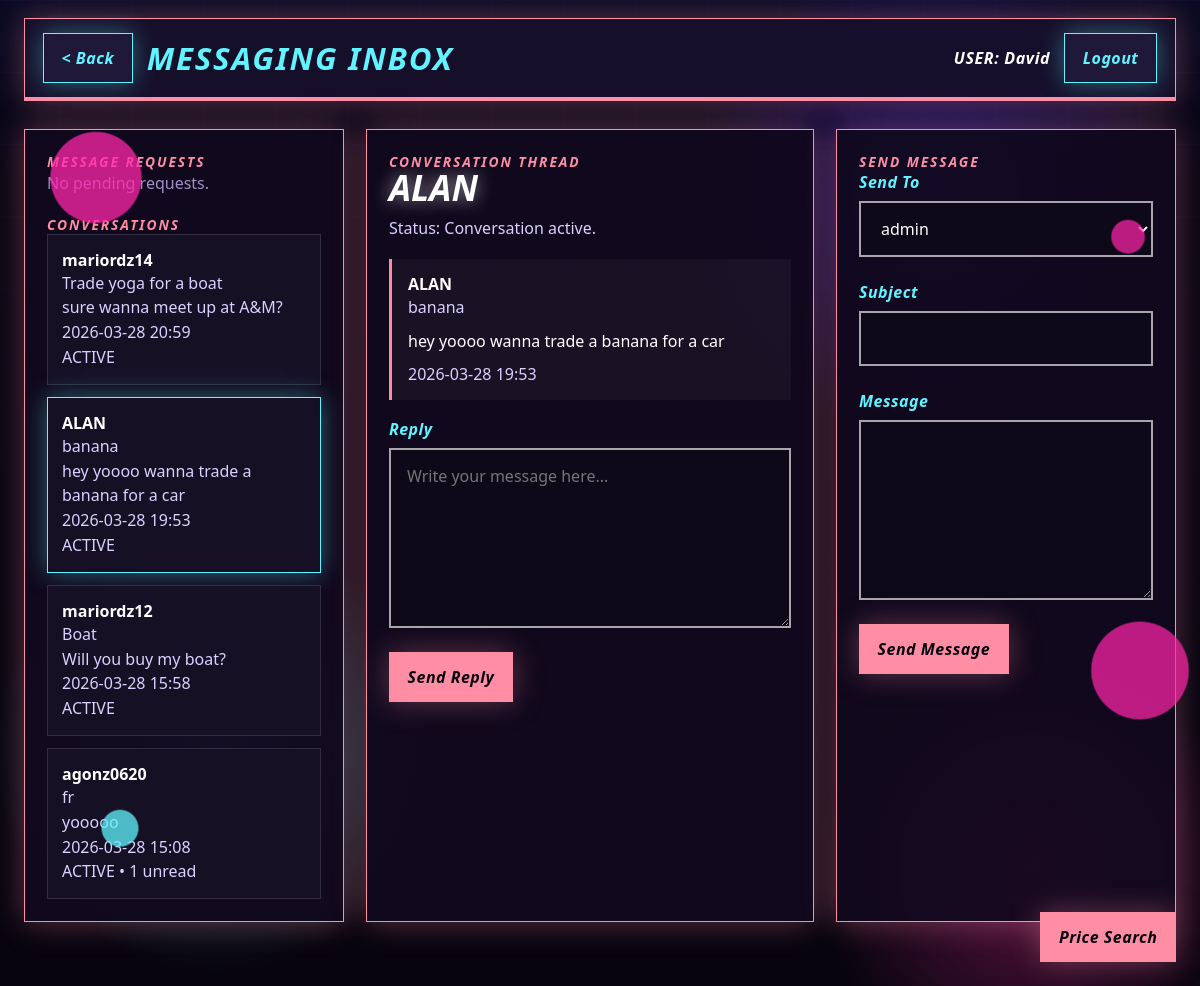
Screenshot of /inbox?conv=8 (signed in) with the database file from the repository.
### tables this page shows
CREATE TABLE messages (
            id INTEGER PRIMARY KEY AUTOINCREMENT,
            sender_id INTEGER NOT NULL,
            receiver_id INTEGER NOT NULL,
            subject TEXT NOT NULL,
            body TEXT NOT NULL,
            item_id INTEGER,
            created_at TEXT NOT NULL,
            is_read INTEGER NOT NULL DEFAULT 0, conversation_id INTEGER,
            FOREIGN KEY(sender_id) REFERENCES users(id),
            FOREIGN KEY(receiver_id) REFERENCES users(id),
            FOREIGN KEY(item_id) REFERENCES items(id)
        );

CREATE TABLE conversations (
            id INTEGER PRIMARY KEY AUTOINCREMENT,
            user_one_id INTEGER NOT NULL,
            user_two_id INTEGER NOT NULL,
            requested_by INTEGER NOT NULL,
            status TEXT NOT NULL DEFAULT 'pending',
            created_at TEXT NOT NULL,
            updated_at TEXT NOT NULL,
            UNIQUE(user_one_id, user_two_id),
            FOREIGN KEY(user_one_id) REFERENCES users(id),
            FOREIGN KEY(user_two_id) REFERENCES users(id),
            FOREIGN KEY(requested_by) REFERENCES users(id)
        );

CREATE TABLE users (
            id INTEGER PRIMARY KEY AUTOINCREMENT,
            username TEXT UNIQUE NOT NULL,
            password TEXT NOT NULL,
            created_at TEXT NOT NULL
        );

### web_app.py (the view, shortened to what this page needs)
@app.route("/inbox", methods=["GET", "POST"])
@login_required
def inbox():
    user_id = current_user_id()
    assert user_id is not None
    requests = get_message_requests(user_id)
    conversations = get_visible_conversations(user_id)
    selected_conversation_id = request.args.get("conv", type=int)
    if selected_conversation_id is None and conversations:
        selected_conversation_id = conversations[0][0]
    selected_meta = None
    selected_messages: list[tuple] = []
    if selected_conversation_id is not None:
        selected_meta, selected_messages = get_conversation_messages(user_id, selected_conversation_id)
        if selected_meta is not None:
            mark_conversation_read(user_id, selected_conversation_id)
    users = get_all_users_except(user_id)
    return render_template(
        "inbox.html",
        requests=requests,
        conversations=conversations,
        selected_conversation_id=selected_conversation_id,
        selected_meta=selected_meta,
        selected_messages=selected_messages,
        users=users,
        current_user_id=user_id,
        format_timestamp=format_timestamp,
    )

### main.py (called while the page is built)
def get_db_connection() -> sqlite3.Connection:
    conn = sqlite3.connect(DB_NAME, timeout=10)
    conn.execute("PRAGMA journal_mode=WAL")
    return conn

def get_all_users_except(user_id: int) -> list[tuple[int, str]]:
    conn = get_db_connection()
    cur = conn.cursor()
    cur.execute(
        "SELECT id, username FROM users WHERE id != ? ORDER BY username COLLATE NOCASE",
        (user_id,),
    )
    rows = cur.fetchall()
    conn.close()
    return rows

def get_message_requests(user_id: int) -> list[tuple]:
    conn = get_db_connection()
    cur = conn.cursor()
    cur.execute(
        """
        SELECT c.id,
               u.username,
               m.subject,
               m.body,
               m.created_at,
               c.requested_by
        FROM conversations c
        JOIN messages m ON m.id = (
            SELECT MAX(id) FROM messages WHERE conversation_id = c.id
        )
        JOIN users u ON u.id = c.requested_by
        WHERE c.status = 'pending'
          AND c.requested_by != ?
          AND (c.user_one_id = ? OR c.user_two_id = ?)
        ORDER BY c.updated_at DESC
        """,
        (user_id, user_id, user_id),
    )
    rows = cur.fetchall()
    conn.close()
    return rows

def mark_conversation_read(user_id: int, conversation_id: int) -> None:
    conn = get_db_connection()
    cur = conn.cursor()
    cur.execute(
        """
        UPDATE messages
        SET is_read = 1
        WHERE conversation_id = ? AND receiver_id = ?
        """,
        (conversation_id, user_id),
    )
    conn.commit()
    conn.close()

def format_timestamp(timestamp_text: str) -> str:
    return timestamp_text[:16].replace("T", " ")

### web_app.py (called while the page is built)
def current_user_id() -> int | None:
    user_id = session.get("user_id")
    return int(user_id) if user_id is not None else None

def current_username() -> str:
    return session.get("username", "")

def login_required(view_func):
    @wraps(view_func)
    def wrapped_view(*args, **kwargs):
        if current_user_id() is None:
            return redirect(url_for("auth"))
        return view_func(*args, **kwargs)
    return wrapped_view

@app.context_processor
def inject_shell_context():
    return {
        "shell_username": current_username(),
        "photo_url": photo_url,
    }

### templates/inbox.html (shortened to what this page needs)
{% extends "base.html" %}
{% set topbar_title = "MESSAGING INBOX" %}
{% set back_endpoint = "hub" %}
{% block content %}
<section class="inbox-layout" style="margin-top: 28px;">
    <aside class="list-panel">
        <div class="section-label">Message Requests</div>
        <div class="sidebar-list">
            {% if requests %}
                {% for request_item in requests %}
                    <div class="request-card">
                        <strong>{{ request_item[1] }}</strong>
                        <div class="thread-meta">{{ request_item[2] }}</div>
                        <div class="thread-meta">{{ request_item[3] }}</div>
                        <div class="thread-meta">{{ format_timestamp(request_item[4]) }}</div>
                        <div class="button-row" style="margin-top: 12px;">
                            <form method="post">
                                <input type="hidden" name="action" value="approve">
                                <input type="hidden" name="conversation_id" value="{{ request_item[0] }}">
                                <button class="action-btn" type="submit">Approve</button>
                            </form>
                            <form method="post">
                                <input type="hidden" name="action" value="decline">
                                <input type="hidden" name="conversation_id" value="{{ request_item[0] }}">
                                <button class="danger-btn" type="submit">Decline</button>
                            </form>
                        </div>
                    </div>
                {% endfor %}
            {% else %}
                <div class="empty-state">No pending requests.</div>
            {% endif %}
        </div>
        <div class="section-label" style="margin-top: 20px;">Conversations</div>
        <div class="sidebar-list">
            {% if conversations %}
                {% for convo in conversations %}
                    <a class="conversation-card {% if selected_conversation_id == convo[0] %}active{% endif %}" href="{{ url_for('inbox', conv=convo[0]) }}">
                        <strong>{{ convo[1] }}</strong>
                        <div class="thread-meta">{{ convo[2] or "Trade Message" }}</div>
                        <div class="thread-meta">{{ convo[3][:72] }}{% if convo[3]|length > 72 %}...{% endif %}</div>
                        <div class="thread-meta">{{ format_timestamp(convo[4]) }}</div>
                        <div class="thread-meta">{{ convo[5]|upper }}{% if convo[6] %} • {{ convo[6] }} unread{% endif %}</div>
                    </a>
                {% endfor %}
            {% else %}
                <div class="empty-state">No conversations yet.</div>
            {% endif %}
        </div>
    </aside>
    <section class="thread-panel">
        <div class="section-label">Conversation Thread</div>
        {% if selected_meta %}
            <h2 class="auth-title" style="margin-top: 0;">{{ selected_meta[5] }}</h2>
            <div class="thread-meta" style="margin-bottom: 18px;">
                Status:
                {% if selected_meta[1] == "pending" and selected_meta[2] != current_user_id %}
                    Message request waiting for your approval.
                {% elif selected_meta[1] == "pending" %}
                    Request sent. Waiting for them to accept before chatting.
                {% else %}
                    Conversation active.
                {% endif %}
            </div>
            <div class="message-thread">
                {% for message in selected_messages %}
                    <div class="thread-bubble {% if message[1] == current_user_id %}self{% endif %}">
                        <strong>{{ message[2] }}</strong>
                        <div class="thread-meta">{{ message[3] }}</div>
                        <div style="margin-top: 10px;">{{ message[4] }}</div>
                        <div class="thread-meta" style="margin-top: 10px;">{{ format_timestamp(message[5]) }}</div>
                    </div>
                {% endfor %}
            </div>
            <form method="post" class="page-grid" style="margin-top: 18px;">
                <div class="field">
                    <label for="reply_body">Reply</label>
                    <textarea id="reply_body" name="body" placeholder="Write your message here..."></textarea>
                </div>
                <div class="button-row">
                    <button class="action-btn" type="submit">Send Reply</button>
                </div>
            </form>
        {% else %}
            <div class="empty-state">No conversation selected.</div>
        {% endif %}
    </section>
    <aside class="form-panel">
        <div class="section-label">Send Message</div>
        <form method="post" class="page-grid">
            <div class="field">
                <label for="recipient">Send To</label>
                <select id="recipient" name="recipient">
                    {% for user_id, username in users %}
                        <option value="{{ username }}">{{ username }}</option>
                    {% endfor %}
                </select>
            </div>
            <div class="field">
                <label for="subject">Subject</label>
                <input id="subject" name="subject">
            </div>
            <div class="field">
                <label for="body">Message</label>
                <textarea id="body" name="body"></textarea>
            </div>
            <div class="button-row">
                <button class="action-btn" type="submit">Send Message</button>
            </div>
        </form>
    </aside>
</section>
{% endblock %}

### static/site.css (style rules this page uses)
:root { --bg-main: #07040f; --bg-panel: rgba(18, 9, 31, 0.9); --bg-card: rgba(23, 17, 38, 0.92); --bg-input: rgba(13, 10, 24, 0.94); --bg-edge: rgba(32, 24, 58, 0.96); --cyan: #61f3ff; --pink: #ff8ea5; --purple: #b05cff; --green: #8affb6; --white: #ffffff; --soft: #d8d2ff; --muted: #9b93c8; --danger: #ff7298; --shadow-cyan: 0 0 24px rgba(97, 243, 255, 0.38); --shadow-pink: 0 0 30px rgba(255, 142, 165, 0.34); --shell-width: 1360px; }
* { box-sizing: border-box; }
html, body { margin: 0; min-height: 100%; }
body { font-family: "Bahnschrift", "Segoe UI", sans-serif; background: radial-gradient(circle at 18% 76%, rgba(97, 243, 255, 0.28), transparent 18%), radial-gradient(circle at 78% 20%, rgba(60, 35, 255, 0.32), transparent 20%), radial-gradient(circle at 86% 88%, rgba(255, 50, 158, 0.34), transparent 16%), linear-gradient(180deg, #0a0b24 0%, #090513 18%, #07040f 100%); color: var(--white); overflow-x: hidden; }
body::before, body::after { content: ""; position: fixed; inset: 0; pointer-events: none; }
body::before { background: linear-gradient(rgba(74, 31, 102, 0.45) 1px, transparent 1px) top center / 100% 72px, linear-gradient(90deg, rgba(74, 31, 102, 0.38) 1px, transparent 1px) top center / 72px 100%; mask: linear-gradient(to bottom, rgba(255,255,255,0.28), transparent 48%); }
body::after { background: radial-gradient(circle at 8% 18%, rgba(255, 36, 170, 0.75) 0 2.8rem, transparent 2.9rem), radial-gradient(circle at 94% 24%, rgba(255, 36, 170, 0.72) 0 1rem, transparent 1.1rem), radial-gradient(circle at 95% 68%, rgba(255, 36, 170, 0.72) 0 3rem, transparent 3.1rem), radial-gradient(circle at 10% 84%, rgba(97, 243, 255, 0.75) 0 1.1rem, transparent 1.2rem); }
a { color: inherit; text-decoration: none; }
.nav-btn, .action-btn, .ghost-btn, .danger-btn, .mini-btn { border: 1px solid transparent; background: var(--bg-edge); color: var(--white); padding: 0.8rem 1.1rem; font: inherit; font-weight: 700; font-style: italic; letter-spacing: 0.03em; cursor: pointer; transition: transform 0.15s ease, box-shadow 0.15s ease, background 0.15s ease; }
.action-btn { border-color: var(--pink); color: var(--bg-main); background: var(--pink); box-shadow: var(--shadow-pink); }
.page-grid { display: grid; gap: 24px; }
.hero-title, .section-title, .auth-title { margin: 12px 0; color: var(--white); font-style: italic; font-weight: 800; line-height: 0.95; text-transform: uppercase; text-shadow: 0 0 18px rgba(255,255,255,0.58); }
.panel, .agreement-panel, .form-panel, .list-panel, .thread-panel, .auth-panel { background: var(--bg-panel); border: 1px solid var(--pink); box-shadow: var(--shadow-pink); }
.panel, .agreement-panel, .form-panel, .list-panel, .thread-panel, .auth-panel { padding: 22px; }
.section-label { color: var(--pink); font-size: 0.86rem; font-style: italic; font-weight: 700; letter-spacing: 0.14em; text-transform: uppercase; }
.field { display: flex; flex-direction: column; gap: 8px; }
label { color: var(--cyan); font-style: italic; font-weight: 700; letter-spacing: 0.03em; }
input, select, textarea { width: 100%; border: 2px solid rgba(255, 255, 255, 0.64); background: var(--bg-input); color: var(--white); padding: 0.9rem 1rem; font: inherit; }
textarea { min-height: 180px; resize: vertical; }
.button-row { display: flex; gap: 12px; flex-wrap: wrap; }
.auth-title { font-size: 2.2rem; }
.browse-layout, .inbox-layout { display: grid; gap: 22px; }
.listing-meta, .thread-meta { color: var(--soft); line-height: 1.55; }
.inbox-layout { grid-template-columns: 320px minmax(0, 1fr) 340px; }
.sidebar-list, .message-thread { display: grid; gap: 12px; }
.thread-card, .request-card, .conversation-card { background: var(--bg-card); border: 1px solid rgba(255,255,255,0.12); padding: 14px; }
.conversation-card.active { border-color: var(--cyan); box-shadow: var(--shadow-cyan); }
.thread-bubble { background: rgba(255,255,255,0.04); border-left: 3px solid var(--pink); padding: 14px 16px; }
.empty-state { color: var(--muted); line-height: 1.5; }

### rows the page displays
messages: convo "mariordz14", subject "Trade yoga for a boat", body "sure wanna meet up at A&M?", created_at "2026-03-28 20:59", status "ACTIVE"
messages: convo "ALAN", subject "banana", body "hey yoooo wanna trade a banana for a car", created_at "2026-03-28 19:53", status "ACTIVE", username "ALAN"
messages: convo "mariordz12", subject "Boat", body "Will you buy my boat?", created_at "2026-03-28 15:58", status "ACTIVE"
messages: convo "agonz0620", subject "fr", body "yooooo", created_at "2026-03-28 15:08", status "ACTIVE", convo "1"
users: username "ALAN"

### other values shown
{{ topbar_title or "CYBER XCHANGE" }} "MESSAGING INBOX"
{{ shell_username }} "David"
form field recipient "admin"
